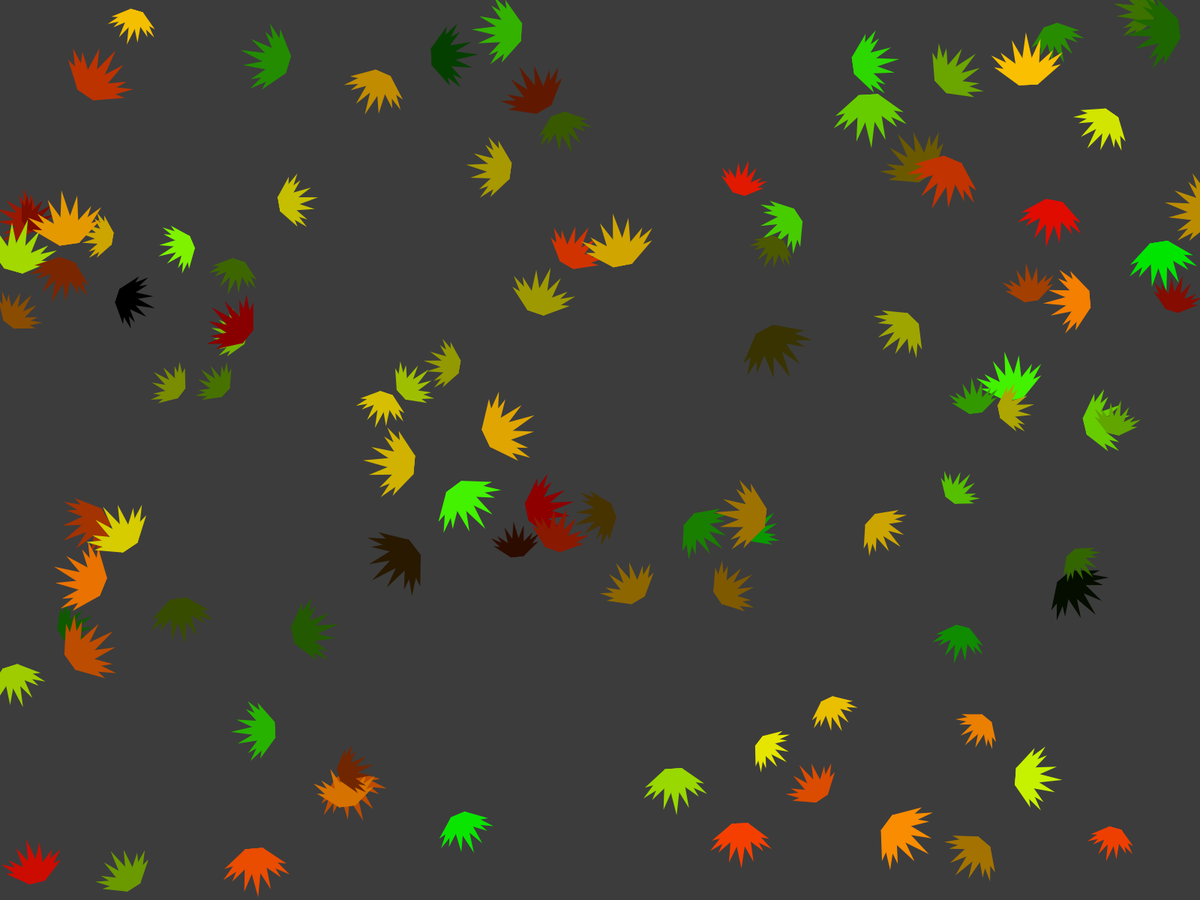
Frame 1 (no input)
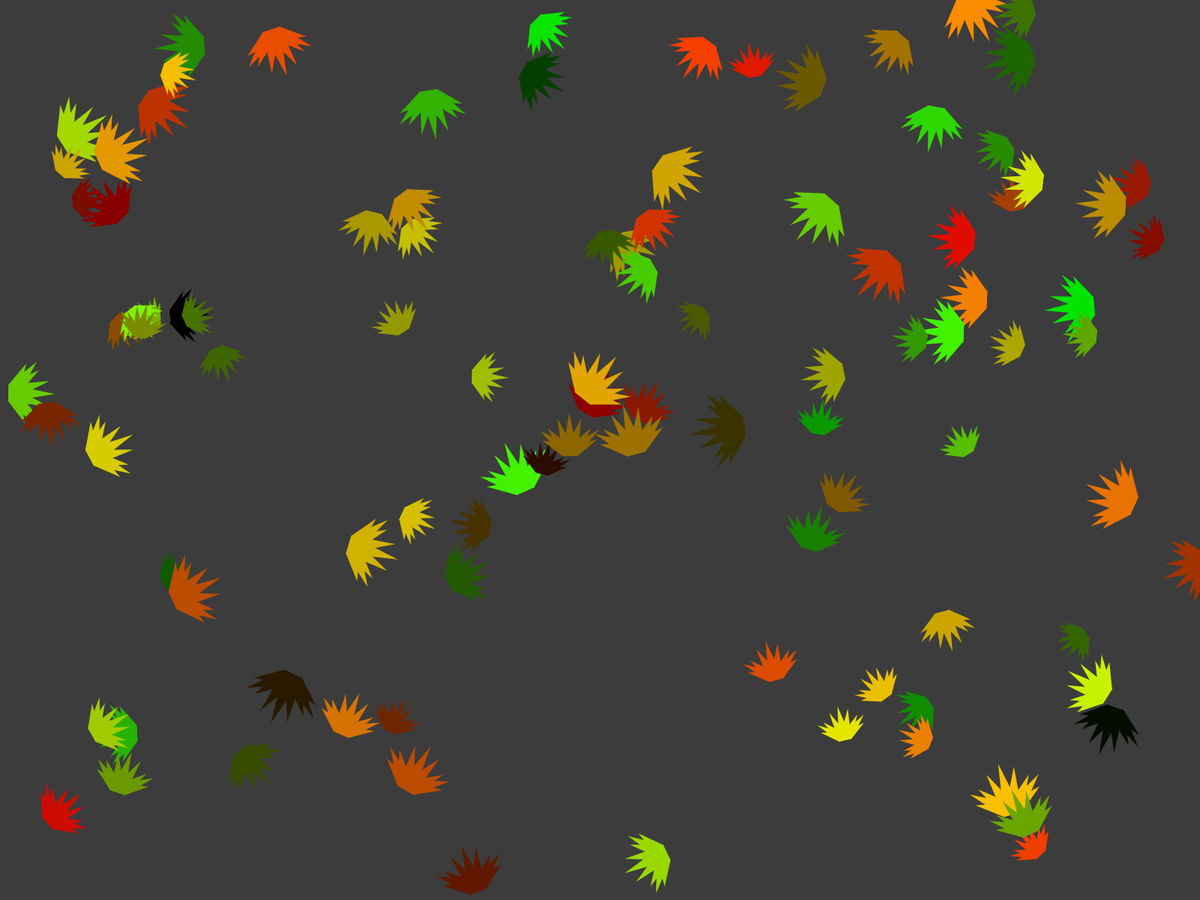
Frame 60 (the mouse pressed at the canvas centre just before this capture)
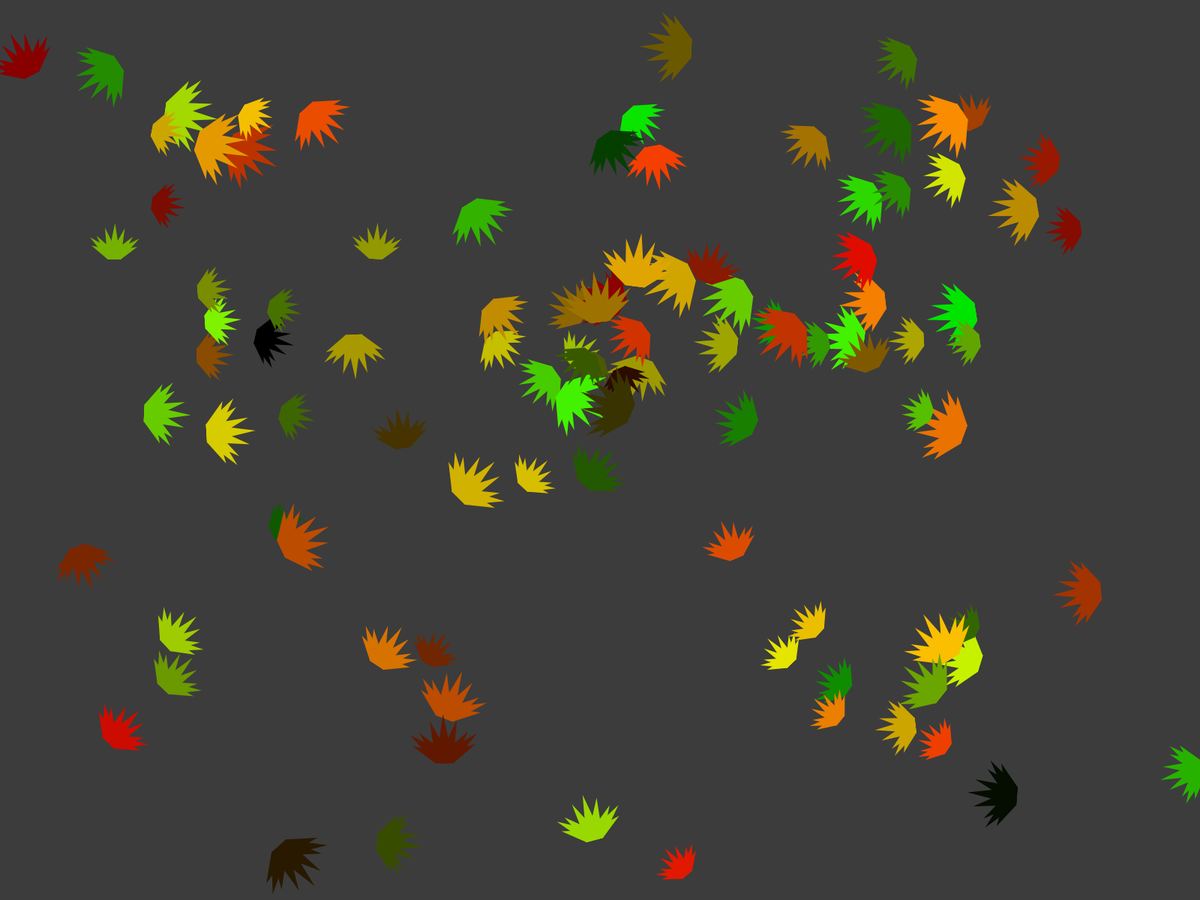
Frame 120 (the mouse held since frame 60 and released just before this capture)

The Processing sketch that drew these frames (run headless with seeded random() and noise(); from frame 60 on, the mouse is pressed at the canvas centre):

// Processing sketch: BoidSwarm
// ── BoidSwarm.pde
int boidCount = 100;

int mode;
Boid[] boids;

void setup() {
  //initilise screen
  //size(1600, 900);
  fullScreen();
  noCursor();

  mode = M_LEAF;

  //initilise boids 
  boids = new Boid[boidCount];
  for (int i=0; i<boidCount; i++) {
    boids[i] = new Boid(width, height);

    boidsViewRange += boids[i].viewRange;
    boidsPersonalSpace += boids[i].personalSpace;
    boidsMaxSpeed += boids[i].maxSpeed;
    boidsAgility += boids[i].agility;
  }

  boidsViewRange /= boids.length;
  boidsPersonalSpace /= boids.length;
  boidsMaxSpeed /= boids.length;
  boidsAgility /= boids.length;
}

void keyPressed() {
  switch(key) {
  case 'f':
    println("Enter fish mode");
    mode = M_FISH;
    break;
  case 'F':
    println("Enter rainboew fish mode");
    mode = M_RAINBOWFISH;
    break;
  case 'b':
    println("Enter bird mode");
    mode = M_BIRD;
    break;
  case 'l':
    println("Enter leaf mode");
    mode = M_LEAF;
    break;
  case ' ':
    println("Enter boid mode");
    mode = M_BOID;
    break;
  default:
    println("Mode '"+key+"' is not defined");
  }
}

void draw() {  
  //all birds plan their next step
  for (int i=0; i<boids.length; i++) {
    boids[i].flock(boids);
  }

  //clear the screen
  background(60);

  //all birds move
  for (int i=0; i<boids.length; i++) {
    boids[i].move();
    boids[i].draw();
  }

  //draw centre of mass
  if (mode == M_BOID)
    drawBoidCom();
}

float
  boidsMaxSpeed = 0, 
  boidsViewRange = 0, 
  boidsPersonalSpace = 0, 
  boidsAgility = 0;
  
void drawBoidCom() {
  PVector
    boidsComP = new PVector(), 
    boidsComV = new PVector();

  for (int i=0; i<boids.length; i++) {
    boidsComP.add(boids[i].position);
    boidsComV.add(PVector.mult(boids[i].direction, boids[i].speed));
    boidsViewRange += boids[i].viewRange;
    boidsPersonalSpace += boids[i].personalSpace;
    boidsMaxSpeed += boids[i].maxSpeed;
    boidsAgility += boids[i].agility;
  }

  boidsComP.div(boids.length);
  boidsComV.div(boids.length);
  boidsViewRange /= boids.length;
  boidsPersonalSpace /= boids.length;
  boidsMaxSpeed /= boids.length;
  boidsAgility /= boids.length;

  drawBoid(
    boidsComP, 
    boidsComV.normalize(null), 
    boidsComV.mag(), 
    boidsMaxSpeed, 
    boidsViewRange, 
    boidsPersonalSpace, 
    boidsAgility, 
    100);
}

// ── Boid.pde
color cCrowded = color(205, 30, 0);
color cLonely = color(205, 100, 0);
color cHappy = color(30, 105, 0);

class Boid {
  PVector position;
  PVector direction;
  float speed;

  int viewRange;// = 100;
  int personalSpace;// = 20; 
  float agility;// = .95;
  float maxSpeed;// = 5;
  boolean lonely, crowded;

  Boid(int width, int height) {
    //apply attributes
    viewRange = int(random(50, 100));
    personalSpace = int(random(20, 40));
    agility = random(.95, .9999);
    maxSpeed = random(3, 5);

    //set position & speed
    position = new PVector(random(width), random(height));
    direction = PVector.random2D();
    speed = random(maxSpeed/4, maxSpeed);
  }

  void flock(Boid[] swarm) {
    lonely = true;
    crowded = false;

    int 
      nsCount = 0, 
      psCount = 0;
    PVector 
      swarmCom = new PVector(), 
      nsDirection = new PVector(), 
      psPressure = new PVector();
    float nsSpeed = 0;

    //find visible boids & close boids
    for (int i=0; i<swarm.length; i++) {
      swarmCom.add(swarm[i].position);

      if (swarm[i]==this) continue;

      float dist = swarm[i].position.dist(position);
      if (dist<viewRange) {
        //add vector to near swarm average
        nsCount++;
        nsDirection.add(swarm[i].direction);
        nsSpeed += swarm[i].speed;

        if (dist<=personalSpace) {
          psCount++;
          psPressure.add(swarm[i].position);
        }
      }
    }

    if (nsCount > 0) {
      lonely = false;

      //normalize swarm average
      nsSpeed = nsSpeed/nsCount;
      nsDirection.normalize();

      //apply swarm average to boid
      speed = min((agility*speed)+((1-agility)*nsSpeed), maxSpeed);
      direction.mult(agility).add(nsDirection.mult(1-agility)).normalize();
    }

    //adjust heading towards COM
    swarmCom.div(swarm.length).sub(position).normalize();
    direction.mult(agility).add(swarmCom.mult(1-agility)).normalize();

    if (psCount > 0) {
      crowded = true;

      //adjust heading to avoid other boids
      psPressure.div(psCount).sub(position).mult(-1);
      speed = min((agility*speed)+((1-agility)*(psPressure.mag()*maxSpeed/personalSpace)), maxSpeed);
      psPressure.normalize();
      direction.mult(agility*1.05).add(psPressure.mult(1-(agility/1.05))).normalize();
      
    }
  }

  void move() {
    //move based on current vectors
    position.add(PVector.mult(direction, speed));

    //toroidal space, although flocking won't calculate correctly at the edges
    if (position.x<0)
      position.x += width;

    if (position.x>width)
      position.x -= width;

    if (position.y<0)
      position.y += height;

    if (position.y>height)
      position.y -= height;
  }

  void draw() {
    drawBoid(
      position, 
      direction, 
      speed, 
      maxSpeed, 
      viewRange, 
      personalSpace,
      agility,
      lonely
      ? cLonely
      : crowded
      ? cCrowded
      : cHappy
      );
  }
}

// ── DrawRoutines.pde
final int M_BOID = 0;
final int M_FISH = 1;
final int M_RAINBOWFISH = 2;
final int M_BIRD = 3;
final int M_LEAF = 4;

void drawBoid(PVector p, PVector d, float s, float ms, float vr, float ps, float a, color c) {
  switch(mode) {
  case M_FISH:
    drawFish(p, d, ms);
    break;
  case M_RAINBOWFISH:
    drawFish(
      p, d, ms, 
      color(
      ((vr-50)/50)*255, 
      ((ps-20)/20)*255, 
      ((a-.95)/.05)*255
      ));
    break;
  case M_BIRD:
    drawBird(p, d, ms);
    break;
  case M_LEAF:
    drawLeaf(
      p, d, ms,
      color(
        ((vr-50)/50)*255,
        ((ps-20)/20)*255,
        0
      )
    );
    break;
  case M_BOID:
  default:
    //draw the position
    fill(c);
    noStroke();
    circle(p.x, p.y, 10);

    //draw the vector
    stroke(c);
    PVector start = PVector.add(p, (PVector.mult(d, 5)));
    PVector endMS = PVector.add(start, (PVector.mult(d, 4*ms)));
    PVector endS = PVector.add(start, (PVector.mult(d, 4*s)));
    strokeWeight(2);
    line(start.x, start.y, endMS.x, endMS.y);
    strokeWeight(4);
    line(start.x, start.y, endS.x, endS.y);

    //draw the sense areas
    noFill();
    strokeWeight(2);
    circle(p.x, p.y, vr*2);
    circle(p.x, p.y, ps*2);
    
    //draw the agility struts
    PVector left = d.copy().rotate(HALF_PI).normalize().mult(5*(1+((a-.95)/.05)));
    PVector right = PVector.mult(left,-1).add(p);
    left.add(p);
    line(left.x, left.y, right.x, right.y);
    
  }
}
void drawFish(PVector p, PVector d, float ms) {
  drawFish(p, d, ms, color(110, 120, 140));
}
void drawFish(PVector p, PVector d, float ms, color c) {
  ms /= 3;

  push();
  translate(p.x, p.y);
  rotate(d.heading());

  noStroke();
  fill(c);

  ellipse(0, 0, 30*ms, 10*ms);
  triangle(-10*ms, 0, -20*ms, -5*ms, -20*ms, 5*ms);
  triangle(8*ms, 0, -2*ms, -10*ms, -2*ms, 10*ms);

  pop();
}

void drawBird(PVector p, PVector d, float ms) {
  push();
  translate(p.x, p.y);
  rotate(d.heading());
  scale(6/ms);

  noStroke();
  fill(140, 120, 110);

  triangle(10, 0, 5, -3, 5, 3);
  circle(5, 0, 6);

  ellipse(-5, 0, 20, 8);

  triangle(2, 0, 0, -12, 0, 12);
  triangle(-10, 0, 0, -12, 0, 12);
  triangle(0, -12, -8, -18, -4, -6);
  triangle(0, 12, -8, 18, -4, 6);

  triangle(0, 0, -25, -4, -25, 4);

  pop();
}

void drawLeaf(PVector p, PVector d, float ms, color c) {
  ms /= 3;

  push();
  translate(p.x, p.y);
  rotate(d.heading());

  noStroke();
  fill(c);

  triangle(24*ms, 0, -20*ms, -8*ms, -20*ms, 8*ms);
  triangle(18*ms, -12*ms, -20*ms, -8*ms, -20*ms, 8*ms);
  triangle(18*ms, 12*ms, -20*ms, -8*ms, -20*ms, 8*ms);

  triangle(6*ms, -30*ms, -20*ms, -8*ms, -10*ms, 0);
  triangle(-4*ms, -28*ms, -20*ms, -8*ms, -10*ms, 0);
  triangle(8*ms, -22*ms, -20*ms, -8*ms, -10*ms, 0);
  
  triangle(6*ms, 30*ms, -20*ms, 8*ms, -10*ms, 0);
  triangle(-4*ms, 28*ms, -20*ms, 8*ms, -10*ms, 0);
  triangle(8*ms, 22*ms, -20*ms, 8*ms, -10*ms, 0);

  //triangle(8*ms, 22*ms, -20*ms, 8*ms, -10*ms, 0);
  //triangle(8*ms, 22*ms, -20*ms, 8*ms, -10*ms, 0);

  pop();
}
